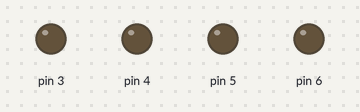
Bench run of a sketch on a simulated Arduino Uno, built with avr-gcc and run on an emulated ATmega328P. Parts: output pins drawn as LEDs (lit = HIGH).

Above: at 0.05 s.
At 0.5 s:
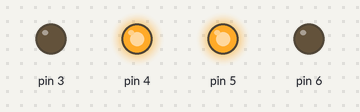
At 1.1 s:
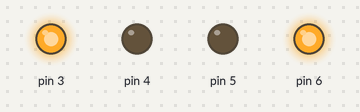
At 2.1 s:
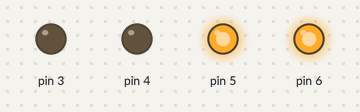
At 2.8 s:
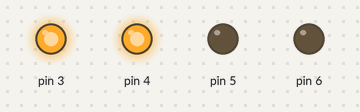
Timing chart, 0 to 3.1 s (numbered marks = the images above):
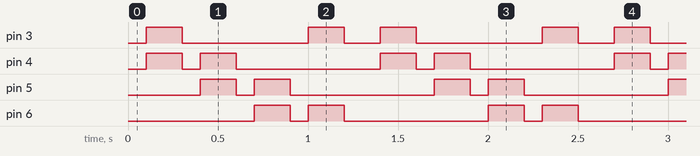

Measured:
- by itself, pin 3: repeats every 1.3 s: LOW 0.70 s, HIGH 0.20 s, LOW 0.20 s, HIGH 0.20 s
- by itself, pin 4–6: repeats every 1.3 s: LOW 0.10 s, HIGH 0.20 s, LOW 0.80 s, HIGH 0.20 s
- by itself, everything shown: repeats every 1.3 s, in 8 steps

The sketch:

led_chaser_1.ino
```cpp
void setup()
{
  for(int i=3;i<=6;i++)
  {
  	pinMode(i, OUTPUT);
  }
}
void loop()
{
  for(int i=3;i<=6;i++)
  {
    allLEDsOff();
    if(i!=6)
    {
      digitalWrite(i, HIGH);
  	  digitalWrite(i+1, HIGH);
	  delay(200);
    }
    else
    {
      digitalWrite(i, HIGH);
  	  digitalWrite(i-3, HIGH);
	  delay(200);
      allLEDsOff();
    }
  }
}
void allLEDsOff(void)
{
	for(int i=3;i<=6;i++)
  	{
    digitalWrite(i,LOW);
  	}
  delay(100);
}
```
